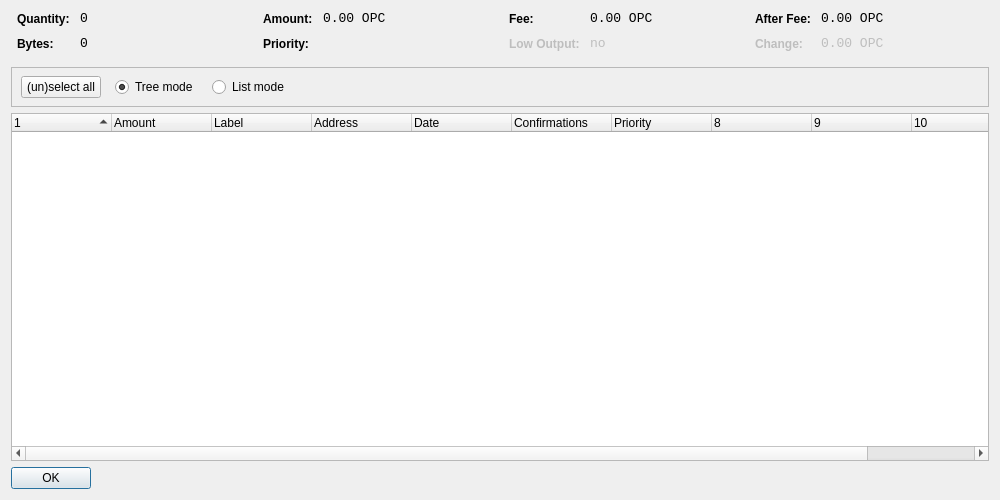
<?xml version="1.0" encoding="UTF-8"?>
<ui version="4.0">
 <class>CoinControlDialog</class>
 <widget class="QDialog" name="CoinControlDialog">
  <property name="geometry">
   <rect>
    <x>0</x>
    <y>0</y>
    <width>1000</width>
    <height>500</height>
   </rect>
  </property>
  <property name="windowTitle">
   <string>Coin Control</string>
  </property>
  <layout class="QVBoxLayout" name="verticalLayout">
   <item>
    <layout class="QHBoxLayout" name="horizontalLayoutTop" stretch="0,0,0,0">
     <property name="topMargin">
      <number>0</number>
     </property>
     <property name="bottomMargin">
      <number>10</number>
     </property>
     <item>
      <layout class="QFormLayout" name="formLayoutCoinControl1">
       <property name="horizontalSpacing">
        <number>10</number>
       </property>
       <property name="verticalSpacing">
        <number>10</number>
       </property>
       <property name="leftMargin">
        <number>6</number>
       </property>
       <property name="rightMargin">
        <number>6</number>
       </property>
       <item row="0" column="0">
        <widget class="QLabel" name="labelCoinControlQuantityText">
         <property name="styleSheet">
          <string notr="true">font-weight:bold;</string>
         </property>
         <property name="text">
          <string>Quantity:</string>
         </property>
        </widget>
       </item>
       <item row="0" column="1">
        <widget class="QLabel" name="labelCoinControlQuantity">
         <property name="font">
          <font>
           <family>Monospace</family>
           <pointsize>10</pointsize>
          </font>
         </property>
         <property name="cursor">
          <cursorShape>IBeamCursor</cursorShape>
         </property>
         <property name="contextMenuPolicy">
          <enum>Qt::ActionsContextMenu</enum>
         </property>
         <property name="text">
          <string notr="true">0</string>
         </property>
         <property name="textInteractionFlags">
          <set>Qt::LinksAccessibleByMouse|Qt::TextSelectableByKeyboard|Qt::TextSelectableByMouse</set>
         </property>
        </widget>
       </item>
       <item row="1" column="0">
        <widget class="QLabel" name="labelCoinControlBytesText">
         <property name="styleSheet">
          <string notr="true">font-weight:bold;</string>
         </property>
         <property name="text">
          <string>Bytes:</string>
         </property>
        </widget>
       </item>
       <item row="1" column="1">
        <widget class="QLabel" name="labelCoinControlBytes">
         <property name="font">
          <font>
           <family>Monospace</family>
           <pointsize>10</pointsize>
          </font>
         </property>
         <property name="cursor">
          <cursorShape>IBeamCursor</cursorShape>
         </property>
         <property name="contextMenuPolicy">
          <enum>Qt::ActionsContextMenu</enum>
         </property>
         <property name="text">
          <string notr="true">0</string>
         </property>
         <property name="textInteractionFlags">
          <set>Qt::LinksAccessibleByMouse|Qt::TextSelectableByKeyboard|Qt::TextSelectableByMouse</set>
         </property>
        </widget>
       </item>
      </layout>
     </item>
     <item>
      <layout class="QFormLayout" name="formLayoutCoinControl2">
       <property name="horizontalSpacing">
        <number>10</number>
       </property>
       <property name="verticalSpacing">
        <number>10</number>
       </property>
       <property name="leftMargin">
        <number>6</number>
       </property>
       <property name="rightMargin">
        <number>6</number>
       </property>
       <item row="0" column="0">
        <widget class="QLabel" name="labelCoinControlAmountText">
         <property name="styleSheet">
          <string notr="true">font-weight:bold;</string>
         </property>
         <property name="text">
          <string>Amount:</string>
         </property>
        </widget>
       </item>
       <item row="0" column="1">
        <widget class="QLabel" name="labelCoinControlAmount">
         <property name="font">
          <font>
           <family>Monospace</family>
           <pointsize>10</pointsize>
          </font>
         </property>
         <property name="cursor">
          <cursorShape>IBeamCursor</cursorShape>
         </property>
         <property name="contextMenuPolicy">
          <enum>Qt::ActionsContextMenu</enum>
         </property>
         <property name="text">
          <string notr="true">0.00 OPC</string>
         </property>
         <property name="textInteractionFlags">
          <set>Qt::LinksAccessibleByMouse|Qt::TextSelectableByKeyboard|Qt::TextSelectableByMouse</set>
         </property>
        </widget>
       </item>
       <item row="1" column="0">
        <widget class="QLabel" name="labelCoinControlPriorityText">
         <property name="styleSheet">
          <string notr="true">font-weight:bold;</string>
         </property>
         <property name="text">
          <string>Priority:</string>
         </property>
        </widget>
       </item>
       <item row="1" column="1">
        <widget class="QLabel" name="labelCoinControlPriority">
         <property name="font">
          <font>
           <family>Monospace</family>
           <pointsize>10</pointsize>
          </font>
         </property>
         <property name="cursor">
          <cursorShape>IBeamCursor</cursorShape>
         </property>
         <property name="contextMenuPolicy">
          <enum>Qt::ActionsContextMenu</enum>
         </property>
         <property name="text">
          <string/>
         </property>
         <property name="textInteractionFlags">
          <set>Qt::LinksAccessibleByMouse|Qt::TextSelectableByKeyboard|Qt::TextSelectableByMouse</set>
         </property>
        </widget>
       </item>
      </layout>
     </item>
     <item>
      <layout class="QFormLayout" name="formLayoutCoinControl3">
       <property name="horizontalSpacing">
        <number>10</number>
       </property>
       <property name="verticalSpacing">
        <number>10</number>
       </property>
       <property name="leftMargin">
        <number>6</number>
       </property>
       <property name="rightMargin">
        <number>6</number>
       </property>
       <item row="0" column="0">
        <widget class="QLabel" name="labelCoinControlFeeText">
         <property name="styleSheet">
          <string notr="true">font-weight:bold;</string>
         </property>
         <property name="text">
          <string>Fee:</string>
         </property>
        </widget>
       </item>
       <item row="0" column="1">
        <widget class="QLabel" name="labelCoinControlFee">
         <property name="font">
          <font>
           <family>Monospace</family>
           <pointsize>10</pointsize>
          </font>
         </property>
         <property name="cursor">
          <cursorShape>IBeamCursor</cursorShape>
         </property>
         <property name="contextMenuPolicy">
          <enum>Qt::ActionsContextMenu</enum>
         </property>
         <property name="text">
          <string notr="true">0.00 OPC</string>
         </property>
         <property name="textInteractionFlags">
          <set>Qt::LinksAccessibleByMouse|Qt::TextSelectableByKeyboard|Qt::TextSelectableByMouse</set>
         </property>
        </widget>
       </item>
       <item row="1" column="0">
        <widget class="QLabel" name="labelCoinControlLowOutputText">
         <property name="enabled">
          <bool>false</bool>
         </property>
         <property name="styleSheet">
          <string notr="true">font-weight:bold;</string>
         </property>
         <property name="text">
          <string>Low Output:</string>
         </property>
        </widget>
       </item>
       <item row="1" column="1">
        <widget class="QLabel" name="labelCoinControlLowOutput">
         <property name="enabled">
          <bool>false</bool>
         </property>
         <property name="font">
          <font>
           <family>Monospace</family>
           <pointsize>10</pointsize>
          </font>
         </property>
         <property name="cursor">
          <cursorShape>IBeamCursor</cursorShape>
         </property>
         <property name="contextMenuPolicy">
          <enum>Qt::ActionsContextMenu</enum>
         </property>
         <property name="text">
          <string notr="true">no</string>
         </property>
         <property name="textInteractionFlags">
          <set>Qt::LinksAccessibleByMouse|Qt::TextSelectableByKeyboard|Qt::TextSelectableByMouse</set>
         </property>
        </widget>
       </item>
      </layout>
     </item>
     <item>
      <layout class="QFormLayout" name="formLayoutCoinControl4">
       <property name="horizontalSpacing">
        <number>10</number>
       </property>
       <property name="verticalSpacing">
        <number>10</number>
       </property>
       <property name="leftMargin">
        <number>6</number>
       </property>
       <property name="rightMargin">
        <number>6</number>
       </property>
       <item row="0" column="0">
        <widget class="QLabel" name="labelCoinControlAfterFeeText">
         <property name="styleSheet">
          <string notr="true">font-weight:bold;</string>
         </property>
         <property name="text">
          <string>After Fee:</string>
         </property>
        </widget>
       </item>
       <item row="0" column="1">
        <widget class="QLabel" name="labelCoinControlAfterFee">
         <property name="font">
          <font>
           <family>Monospace</family>
           <pointsize>10</pointsize>
          </font>
         </property>
         <property name="cursor">
          <cursorShape>IBeamCursor</cursorShape>
         </property>
         <property name="contextMenuPolicy">
          <enum>Qt::ActionsContextMenu</enum>
         </property>
         <property name="text">
          <string notr="true">0.00 OPC</string>
         </property>
         <property name="textInteractionFlags">
          <set>Qt::LinksAccessibleByMouse|Qt::TextSelectableByKeyboard|Qt::TextSelectableByMouse</set>
         </property>
        </widget>
       </item>
       <item row="1" column="0">
        <widget class="QLabel" name="labelCoinControlChangeText">
         <property name="enabled">
          <bool>false</bool>
         </property>
         <property name="styleSheet">
          <string notr="true">font-weight:bold;</string>
         </property>
         <property name="text">
          <string>Change:</string>
         </property>
        </widget>
       </item>
       <item row="1" column="1">
        <widget class="QLabel" name="labelCoinControlChange">
         <property name="enabled">
          <bool>false</bool>
         </property>
         <property name="font">
          <font>
           <family>Monospace</family>
           <pointsize>10</pointsize>
          </font>
         </property>
         <property name="cursor">
          <cursorShape>IBeamCursor</cursorShape>
         </property>
         <property name="contextMenuPolicy">
          <enum>Qt::ActionsContextMenu</enum>
         </property>
         <property name="text">
          <string notr="true">0.00 OPC</string>
         </property>
         <property name="textInteractionFlags">
          <set>Qt::LinksAccessibleByMouse|Qt::TextSelectableByKeyboard|Qt::TextSelectableByMouse</set>
         </property>
        </widget>
       </item>
      </layout>
     </item>
    </layout>
   </item>
   <item>
    <widget class="QFrame" name="frame">
     <property name="minimumSize">
      <size>
       <width>0</width>
       <height>40</height>
      </size>
     </property>
     <property name="frameShape">
      <enum>QFrame::StyledPanel</enum>
     </property>
     <property name="frameShadow">
      <enum>QFrame::Sunken</enum>
     </property>
     <widget class="QWidget" name="horizontalLayoutWidget">
      <property name="geometry">
       <rect>
        <x>10</x>
        <y>0</y>
        <width>781</width>
        <height>41</height>
       </rect>
      </property>
      <layout class="QHBoxLayout" name="horizontalLayoutPanel" stretch="0,0,0,0,0">
       <property name="spacing">
        <number>14</number>
       </property>
       <item>
        <widget class="QPushButton" name="pushButtonSelectAll">
         <property name="sizePolicy">
          <sizepolicy hsizetype="Maximum" vsizetype="Fixed">
           <horstretch>0</horstretch>
           <verstretch>0</verstretch>
          </sizepolicy>
         </property>
         <property name="text">
          <string>(un)select all</string>
         </property>
        </widget>
       </item>
       <item>
        <widget class="QRadioButton" name="radioTreeMode">
         <property name="sizePolicy">
          <sizepolicy hsizetype="Maximum" vsizetype="Fixed">
           <horstretch>0</horstretch>
           <verstretch>0</verstretch>
          </sizepolicy>
         </property>
         <property name="text">
          <string>Tree mode</string>
         </property>
         <property name="checked">
          <bool>true</bool>
         </property>
        </widget>
       </item>
       <item>
        <widget class="QRadioButton" name="radioListMode">
         <property name="sizePolicy">
          <sizepolicy hsizetype="Maximum" vsizetype="Fixed">
           <horstretch>0</horstretch>
           <verstretch>0</verstretch>
          </sizepolicy>
         </property>
         <property name="text">
          <string>List mode</string>
         </property>
        </widget>
       </item>
       <item>
        <spacer name="horizontalSpacer">
         <property name="orientation">
          <enum>Qt::Horizontal</enum>
         </property>
         <property name="sizeHint" stdset="0">
          <size>
           <width>40</width>
           <height>20</height>
          </size>
         </property>
        </spacer>
       </item>
      </layout>
     </widget>
    </widget>
   </item>
   <item>
    <widget class="CoinControlTreeWidget" name="treeWidget">
     <property name="contextMenuPolicy">
      <enum>Qt::CustomContextMenu</enum>
     </property>
     <property name="sortingEnabled">
      <bool>false</bool>
     </property>
     <property name="columnCount">
      <number>11</number>
     </property>
     <attribute name="headerShowSortIndicator" stdset="0">
      <bool>true</bool>
     </attribute>
     <attribute name="headerStretchLastSection">
      <bool>false</bool>
     </attribute>
     <column>
      <property name="text">
       <string/>
      </property>
     </column>
     <column>
      <property name="text">
       <string>Amount</string>
      </property>
     </column>
     <column>
      <property name="text">
       <string>Label</string>
      </property>
     </column>
     <column>
      <property name="text">
       <string>Address</string>
      </property>
     </column>
     <column>
      <property name="text">
       <string>Date</string>
      </property>
     </column>
     <column>
      <property name="text">
       <string>Confirmations</string>
      </property>
      <property name="toolTip">
       <string>Confirmed</string>
      </property>
     </column>
     <column>
      <property name="text">
       <string>Priority</string>
      </property>
     </column>
     <column>
      <property name="text">
       <string/>
      </property>
     </column>
     <column>
      <property name="text">
       <string/>
      </property>
     </column>
     <column>
      <property name="text">
       <string/>
      </property>
     </column>
     <column>
      <property name="text">
       <string/>
      </property>
     </column>
    </widget>
   </item>
   <item>
    <widget class="QDialogButtonBox" name="buttonBox">
     <property name="sizePolicy">
      <sizepolicy hsizetype="Maximum" vsizetype="Fixed">
       <horstretch>0</horstretch>
       <verstretch>0</verstretch>
      </sizepolicy>
     </property>
     <property name="orientation">
      <enum>Qt::Horizontal</enum>
     </property>
     <property name="standardButtons">
      <set>QDialogButtonBox::Ok</set>
     </property>
    </widget>
   </item>
  </layout>
 </widget>
 <customwidgets>
  <customwidget>
   <class>CoinControlTreeWidget</class>
   <extends>QTreeWidget</extends>
   <header>coincontroltreewidget.h</header>
  </customwidget>
 </customwidgets>
 <resources/>
 <connections/>
</ui>
